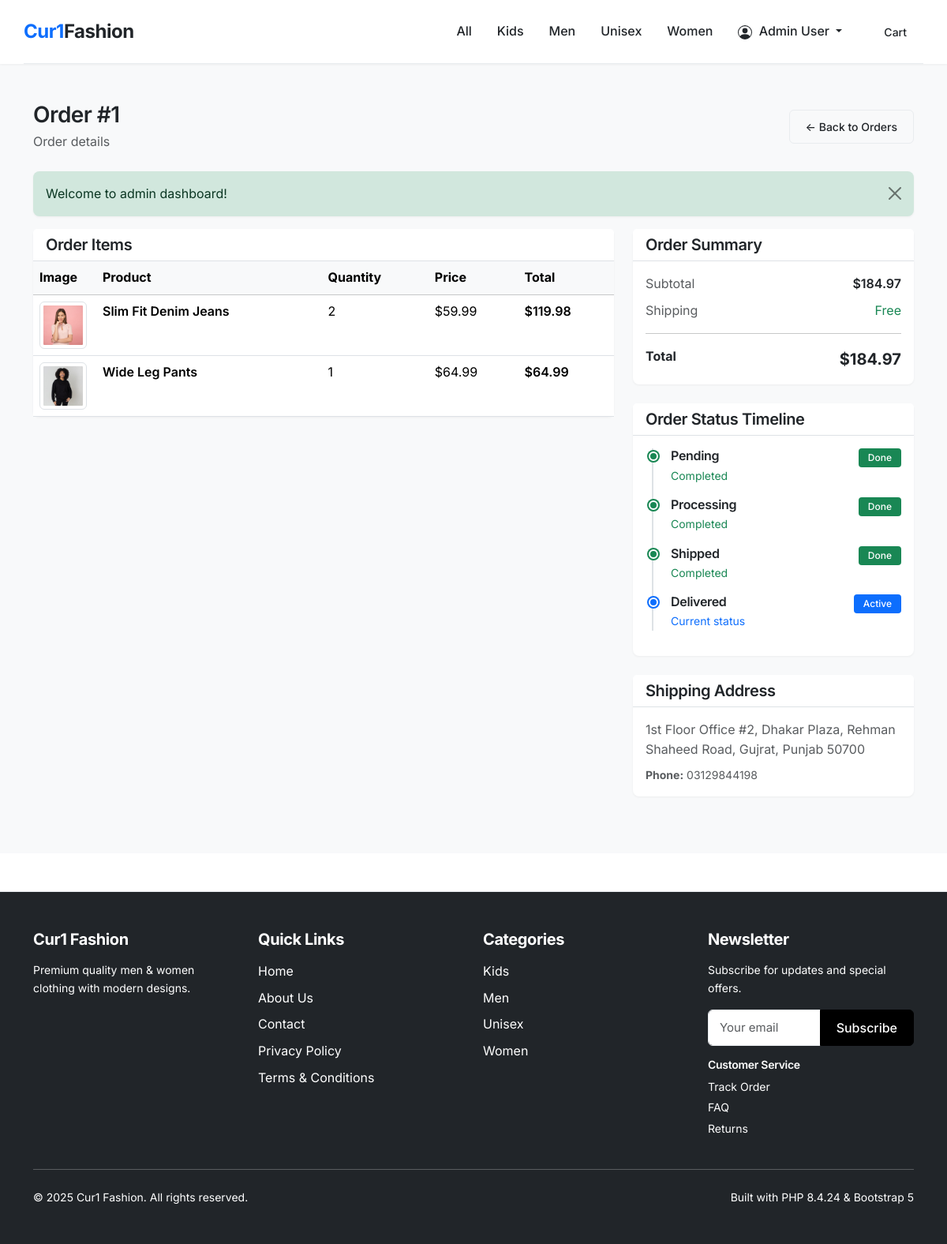
Page /orders/view.php?id=1 (signed in) on the committed database.
### tables this page shows
CREATE TABLE `categories` (
  `id` int(11) NOT NULL,
  `name` varchar(255) NOT NULL,
  `slug` varchar(255) NOT NULL,
  `description` text DEFAULT NULL,
  `created_at` timestamp NOT NULL DEFAULT current_timestamp()
);

CREATE TABLE `order_items` (
  `id` int(11) NOT NULL,
  `order_id` int(11) NOT NULL,
  `product_id` int(11) NOT NULL,
  `quantity` int(11) NOT NULL,
  `price` decimal(10,2) NOT NULL
);

CREATE TABLE `products` (
  `id` int(11) NOT NULL,
  `name` varchar(255) NOT NULL,
  `slug` varchar(255) NOT NULL,
  `description` text DEFAULT NULL,
  `price` decimal(10,2) NOT NULL,
  `category_id` int(11) DEFAULT NULL,
  `image_url` varchar(500) DEFAULT NULL,
  `stock_quantity` int(11) DEFAULT 0,
  `status` enum('active','inactive') DEFAULT 'active',
  `featured` tinyint(1) DEFAULT 0,
  `badge` varchar(50) DEFAULT NULL,
  `created_at` timestamp NOT NULL DEFAULT current_timestamp(),
  `updated_at` timestamp NOT NULL DEFAULT current_timestamp() ON UPDATE current_timestamp()
);

CREATE TABLE `orders` (
  `id` int(11) NOT NULL,
  `user_id` int(11) DEFAULT NULL,
  `total_amount` decimal(10,2) NOT NULL,
  `status` enum('pending','processing','shipped','delivered','cancelled') DEFAULT 'pending',
  `shipping_address` text NOT NULL,
  `billing_address` text DEFAULT NULL,
  `phone` varchar(20) NOT NULL,
  `payment_method` varchar(50) DEFAULT 'cash_on_delivery',
  `coupon_code` varchar(50) DEFAULT NULL,
  `discount_amount` decimal(10,2) DEFAULT 0.00,
  `created_at` timestamp NOT NULL DEFAULT current_timestamp(),
  `updated_at` timestamp NOT NULL DEFAULT current_timestamp() ON UPDATE current_timestamp()
);

### orders/view.php (the view, shortened to what the rows shown need)
<?php
@require_once __DIR__ . '/../config/functions.php';
$pdo = getDB();
$id = (int)($_GET['id'] ?? 0);
$query = "SELECT o.* FROM orders o WHERE o.id = ?";
$params = [$id];
$stmt = $pdo->prepare($query);
$stmt->execute($params);
$order = $stmt->fetch();
$stmt = $pdo->prepare("SELECT oi.*, p.name as product_name, p.image_url
                       FROM order_items oi
                       JOIN products p ON oi.product_id = p.id
                       WHERE oi.order_id = ?");
$stmt->execute([$id]);
$orderItems = $stmt->fetchAll();
include __DIR__ . '/../includes/header.php';
?>
<main class="py-5 bg-light min-vh-100">
    <div class="container">
        <div class="d-flex justify-content-between align-items-center mb-4">
            <div>
                <h1 class="h3 fw-semibold mb-1">Order #<?= $id ?></h1>
            </div>
        </div>
        <div class="row g-4">
            <div class="col-lg-8">
                <div class="card border-0 shadow-sm">
                    <div class="card-body p-0">
                        <div class="table-responsive">
                            <table class="table table-hover mb-0">
                                <thead class="table-light">
                                    <tr>
                                        <th width="80">Image</th>
                                        <th>Product</th>
                                        <th>Quantity</th>
                                        <th>Price</th>
                                        <th>Total</th>
                                    </tr>
                                </thead>
                                <tbody>
                                    <?php foreach ($orderItems as $item): ?>
                                        <tr>
                                            <td>
                                                <?php if ($item['image_url']): ?>
                                                    <img src="<?= htmlspecialchars(getImageUrl($item['image_url'])) ?>"
                                                         alt="" class="img-thumbnail" style="width: 60px; height: 60px; object-fit: cover;">
                                                <?php endif; ?>
                                            </td>
                                            <td class="fw-semibold"><?= htmlspecialchars($item['product_name']) ?></td>
                                            <td><?= $item['quantity'] ?></td>
                                            <td><?= formatPrice($item['price']) ?></td>
                                            <td class="fw-semibold"><?= formatPrice($item['price'] * $item['quantity']) ?></td>
                                        </tr>
                                    <?php endforeach; ?>
                                </tbody>
                            </table>
                        </div>
                    </div>
                </div>
            </div>
            <div class="col-lg-4">
                <div class="card border-0 shadow-sm mb-4">
                    <div class="card-body">
                        <div class="d-flex justify-content-between mb-2">
                            <span class="text-muted">Subtotal</span>
                            <span class="fw-semibold"><?= formatPrice($order['total_amount']) ?></span>
                        </div>
                        <div class="d-flex justify-content-between">
                            <span class="fw-bold">Total</span>
                            <span class="fw-bold fs-5"><?= formatPrice($order['total_amount']) ?></span>
                        </div>
                    </div>
                </div>
                <div class="card border-0 shadow-sm mb-4">
                    <div class="card-body">
                        <p class="mb-0 text-muted"><?= nl2br(htmlspecialchars($order['shipping_address'])) ?></p>
                        <p class="text-muted small mt-2 mb-0">
                            <strong>Phone:</strong> <?= htmlspecialchars($order['phone']) ?>
                        </p>
                    </div>
                </div>
            </div>
        </div>
    </div>
</main>
<?php include __DIR__ . '/../includes/footer.php'; ?>

### includes/header.php (shortened to what the rows shown need)
<?php
$scriptDir = dirname($_SERVER['SCRIPT_NAME']);
$normalizedDir = rtrim($scriptDir, '/');
if ($normalizedDir === '' || $normalizedDir === '/') {
    $basePath = '/';
} else {
    $pathParts = explode('/', ltrim($normalizedDir, '/'));
    if (!empty($pathParts)) {
        $basePath = '/' . $pathParts[0] . '/';
    } else {
        $basePath = '/';
    }
}
$headerOnly = isset($headerOnly) && $headerOnly === true;
if (!$headerOnly):
?>
<!DOCTYPE html>
<html lang="en">
<head>
    <link href="https://cdn.jsdelivr.net/npm/bootstrap@5.3.2/dist/css/bootstrap.min.css" rel="stylesheet">
    <link rel="stylesheet" href="<?= $basePath ?>assets/css/shop.css">
</head>
<body>
<?php endif; ?>
<header class="shadow-sm sticky-top bg-white">
    <nav class="navbar navbar-expand-lg container py-3">
        <div class="collapse navbar-collapse" id="mainNavbar">
            <ul class="navbar-nav ms-auto mb-2 mb-lg-0 align-items-lg-center">
                <?php
                if (!isset($categories)) {
                    $pdo = getDB();
                    $categories = $pdo->query("SELECT * FROM categories ORDER BY name ASC")->fetchAll();
                }
                $activeCategorySlug = $activeCategorySlug ?? 'all';
                foreach ($categories as $cat): ?>
                    <li class="nav-item">
                        <a class="nav-link <?= $activeCategorySlug === $cat['slug'] ? 'active' : '' ?>"
                           href="<?= $basePath ?>index.php?category=<?= htmlspecialchars($cat['slug']) ?>">
                            <?= htmlspecialchars($cat['name']) ?>
                        </a>
                    </li>
                <?php endforeach; ?>
            </ul>
        </div>
    </nav>
</header>

### includes/footer.php (shortened to what the rows shown need)
<?php
$pdo = getDB();
$footerCategories = $pdo->query("SELECT * FROM categories ORDER BY name ASC LIMIT 6")->fetchAll();
?>
<footer class="bg-dark text-white py-5 mt-5">
    <div class="container">
        <div class="row g-4">
            <div class="col-md-3 col-sm-6">
                <ul class="list-unstyled">
                    <?php if (!empty($footerCategories)): ?>
                        <?php foreach ($footerCategories as $cat): ?>
                            <li class="mb-2">
                                <a href="index.php?category=<?= htmlspecialchars($cat['slug']) ?>" class="text-light text-decoration-none">
                                    <?= htmlspecialchars($cat['name']) ?>
                                </a>
                            </li>
                        <?php endforeach; ?>
                    <?php else: ?>
                        <li class="mb-2 text-white small">No categories available</li>
                    <?php endif; ?>
                </ul>
            </div>
        </div>
    </div>
</footer>
</body>
</html>

### rows in the picture
categories: name "Kids"
categories: name "Men"
categories: name "Unisex"
categories: name "Women"
order_items: product.image_url (picture), product.name "Slim Fit Denim Jeans", quantity "2", price "$59.99", formatPrice($item['price'] * $item['quantity']) "$119.98"
order_items: product.image_url (picture), product.name "Wide Leg Pants", quantity "1", price "$64.99", formatPrice($item['price'] * $item['quantity']) "$64.99"
orders: total_amount "$184.97", status "delivered" (drawn), shipping_address "1st Floor Office #2, Dhakar Plaza, Rehman Shaheed Road, Gujrat, Punjab 50700", phone "03129844198"

### other values in the picture
$_SESSION['user_name'] "Admin User"
$id "1"
$flash['text'] "Welcome to admin dashboard!"
$label "Pending"
$label "Processing"
$label "Shipped"
$label "Delivered"
$footerDesc "Premium quality men & women clothing with modern designs."
PHP_VERSION "8.4.24"
